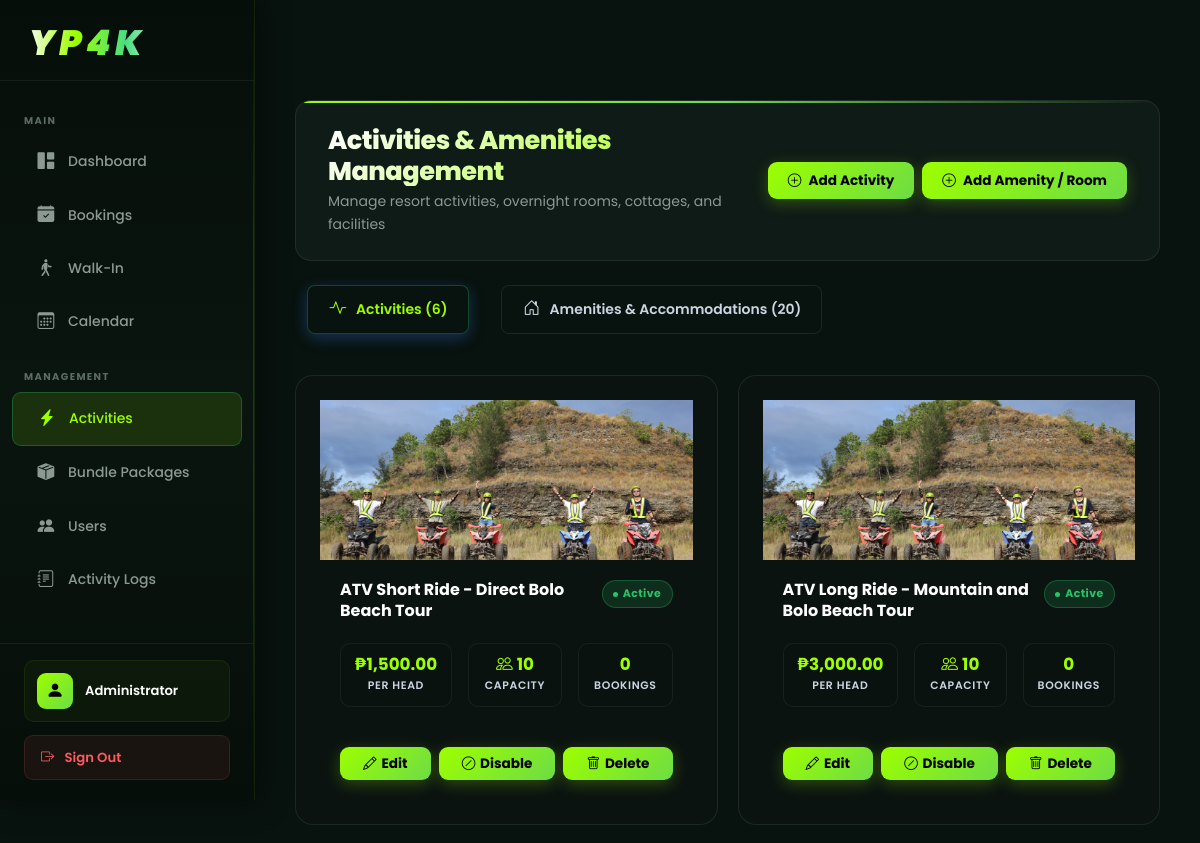
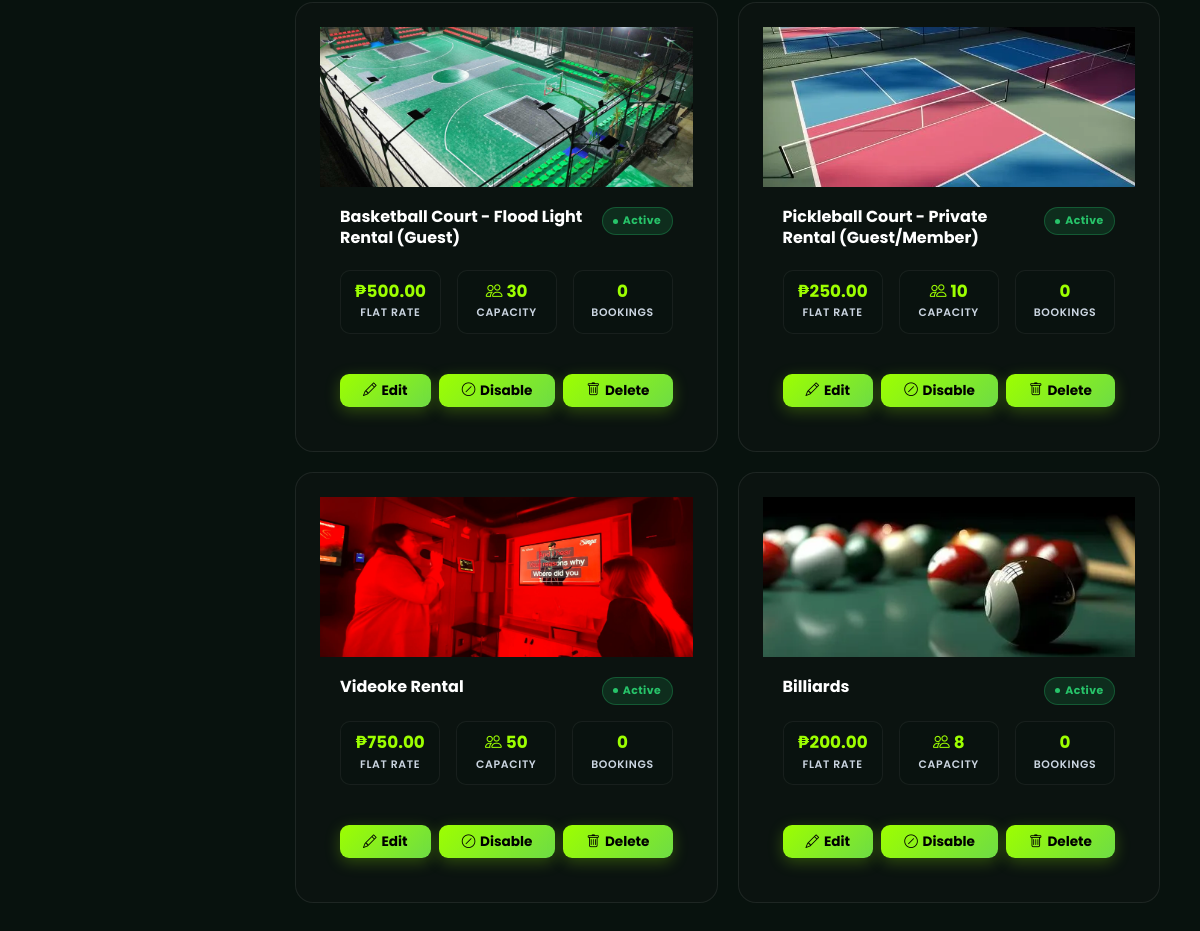
Screenshot of /Admin_Dashboard/activities.php (signed in) with the database file from the repository (2 pictures, top to bottom).
### tables this page shows
CREATE TABLE `activities` (
  `id` int(11) NOT NULL,
  `name` varchar(255) NOT NULL,
  `slug` varchar(255) NOT NULL,
  `description` text DEFAULT NULL,
  `price_per_hour` decimal(10,2) NOT NULL,
  `price_type` enum('per_head','per_hour','flat_rate') NOT NULL DEFAULT 'flat_rate',
  `min_duration_hours` decimal(4,2) NOT NULL DEFAULT 1.00,
  `max_duration_hours` decimal(4,2) NOT NULL DEFAULT 4.00,
  `capacity` int(11) NOT NULL DEFAULT 10,
  `daily_booking_limit` int(11) NOT NULL DEFAULT 10,
  `image_url` varchar(500) DEFAULT NULL,
  `is_active` tinyint(1) DEFAULT 1,
  `created_at` timestamp NOT NULL DEFAULT current_timestamp(),
  `updated_at` timestamp NOT NULL DEFAULT current_timestamp() ON UPDATE current_timestamp()
);

### Admin_Dashboard/activities.php (the view, shortened to what this page needs)
<?php
global $conn;
$query = "
    SELECT
        a.id,
        a.name,
        a.slug,
        a.description,
        a.price_per_hour,
        a.price_type,
        a.min_duration_hours,
        a.max_duration_hours,
        a.capacity,
        a.image_url,
        a.is_active,
        a.created_at,
        COUNT(CASE WHEN bs.name IN ('pending_review', 'approved') THEN b.id END) as total_bookings
    FROM activities a
    LEFT JOIN bookings b ON a.id = b.activity_id
    LEFT JOIN booking_status bs ON b.status_id = bs.id
    GROUP BY a.id
    ORDER BY a.created_at DESC
";
$stmt = $conn->prepare($query);
$stmt->execute();
$result = $stmt->get_result();
$activities = [];
while ($row = $result->fetch_assoc()) {
    $activities[] = $row;
}
$accQuery = "
    SELECT
        a.id,
        a.name,
        a.type,
        a.tour_type,
        a.description,
        a.base_capacity,
        a.capacity,
        a.extra_person_fee,
        a.price_per_night,
        a.price_per_day,
        a.amenities,
        a.image_url,
        a.is_active,
        a.created_at,
        COUNT(b.id) as total_bookings
    FROM accommodations a
    LEFT JOIN bookings b ON a.id = b.accommodation_id
    GROUP BY a.id
    ORDER BY a.type ASC, a.created_at DESC
";
$accStmt = $conn->prepare($accQuery);
$accStmt->execute();
$accResult = $accStmt->get_result();
$accommodations = [];
while ($row = $accResult->fetch_assoc()) {
    $accommodations[] = $row;
}
?>
<!DOCTYPE html>
<html lang="en">
<head>
    <link href="../assets/css/bootstrap.min.css" rel="stylesheet">
    <link rel="stylesheet" href="../css/resort-theme.css">
    <link rel="stylesheet" href="../css/dashboard-resort.css">
    <link rel="stylesheet" href="https://cdn.jsdelivr.net/npm/bootstrap-icons@1.11.0/font/bootstrap-icons.css">
    <link rel="stylesheet" href="components/sidebar.css">
    <link rel="stylesheet" href="components/navbar.css">
    <link rel="stylesheet" href="../css/admin-theme.css">
</head>
<body>
    <div id="mainContent" class="main-content">
        <div class="page-header">
            <div>
                <h1 class="page-title">Activities & Amenities Management</h1>
                <p class="text-muted">Manage resort activities, overnight rooms, cottages, and facilities</p>
            </div>
            <div class="page-actions d-flex gap-2 flex-wrap">
                <button class="btn-modern btn-primary" onclick="openAddActivityModal()">
                    <i class="bi bi-plus-circle"></i>
                    Add Activity
                </button>
                <button class="btn-modern" style="background: linear-gradient(135deg, #10b981, #059669); color: #fff; border: none; box-shadow: 0 4px 15px rgba(16,185,129,0.3);" onclick="openAddAccommodationModal()">
                    <i class="bi bi-plus-circle"></i>
                    Add Amenity / Room
                </button>
            </div>
        </div>
        <ul class="nav nav-pills mb-4 gap-2" id="managementTabs" role="tablist" style="padding-bottom: 1rem;">
            <li class="nav-item" role="presentation">
                <button class="nav-link active d-flex align-items-center gap-2" id="activities-tab" data-bs-toggle="pill" data-bs-target="#activities-section" type="button" role="tab" style="border-radius: 0.5rem; padding: 0.6rem 1.25rem; font-weight: 600;">
                    <i class="bi bi-activity"></i> Activities (<?php echo count($activities); ?>)
                </button>
            </li>
            <li class="nav-item" role="presentation">
                <button class="nav-link d-flex align-items-center gap-2" id="accommodations-tab" data-bs-toggle="pill" data-bs-target="#accommodations-section" type="button" role="tab" style="border-radius: 0.5rem; padding: 0.6rem 1.25rem; font-weight: 600;">
                    <i class="bi bi-house-door"></i> Amenities & Accommodations (<?php echo count($accommodations); ?>)
                </button>
            </li>
        </ul>
        <div class="tab-content" id="managementTabsContent">
            <div class="tab-pane fade show active" id="activities-section" role="tabpanel" aria-labelledby="activities-tab">
                <div class="activities-grid">
                    <?php if (count($activities) > 0): ?>
                        <?php foreach ($activities as $activity): ?>
                            <?php
                                $statusClass = $activity['is_active'] ? 'status-active' : 'status-inactive';
                                $statusText = $activity['is_active'] ? 'Active' : 'Inactive';
                                $icon = 'bi-activity';
                                $price = number_format($activity['price_per_hour'], 2);
                                $priceTypeLabels = [
                                    'per_head'  => 'Per Head',
                                    'per_hour'  => 'Per Hour',
                                    'flat_rate' => 'Flat Rate',
                                ];
                                $priceUnit = $priceTypeLabels[$activity['price_type'] ?? 'flat_rate'] ?? 'Per Hour';
                            ?>
                            <div class="activity-card">
                                <div class="activity-image position-relative">
                                    <?php if ($activity['image_url']): ?>
                                        <?php
                                            $activityImgSrc = $activity['image_url'];
                                            if (!preg_match('#^(https?:)?//#i', $activityImgSrc) && strpos($activityImgSrc, '/') !== 0 && strpos($activityImgSrc, '../') !== 0) {
                                                $activityImgSrc = '../' . ltrim($activityImgSrc, '/');
                                            }
                                        ?>
                                        <img src="<?php echo htmlspecialchars($activityImgSrc); ?>" alt="<?php echo htmlspecialchars($activity['name']); ?>" style="width: 100%; height: 100%; object-fit: cover;">
                                    <?php else: ?>
                                        <i class="bi <?php echo $icon; ?>"></i>
                                    <?php endif; ?>
                                </div>
                                <div class="activity-content">
                                    <div class="activity-header">
                                        <div>
                                            <h3 class="activity-title"><?php echo htmlspecialchars($activity['name']); ?></h3>
                                        </div>
                                        <span class="activity-status <?php echo $statusClass; ?>"><?php echo $statusText; ?></span>
                                    </div>
                                    <div class="activity-stats">
                                        <div class="stat-item">
                                            <div class="stat-value">&#8369;<?php echo $price; ?></div>
                                            <div class="stat-label"><?php echo htmlspecialchars($priceUnit); ?></div>
                                        </div>
                                        <div class="stat-item">
                                            <div class="stat-value"><i class="bi bi-people me-1"></i><?php echo $activity['capacity']; ?></div>
                                            <div class="stat-label">Capacity</div>
                                        </div>
                                        <div class="stat-item">
                                            <div class="stat-value"><?php echo $activity['total_bookings']; ?></div>
                                            <div class="stat-label">Bookings</div>
                                        </div>
                                    </div>
                                    <div class="activity-actions">
                                        <button class="btn-modern btn-primary" onclick="editActivity(<?php echo $activity['id']; ?>)">
                                            <i class="bi bi-pencil"></i> Edit
                                        </button>
                                        <button class="btn-modern <?php echo $activity['is_active'] ? 'btn-secondary' : 'btn-primary'; ?>" style="<?php echo $activity['is_active'] ? 'background:#d97706;border-color:#d97706;color:#fff;' : 'background:#10b981;border-color:#10b981;color:#fff;'; ?>" onclick="toggleActivityStatus(<?php echo $activity['id']; ?>, <?php echo $activity['is_active'] ? 0 : 1; ?>)">
                                            <i class="bi <?php echo $activity['is_active'] ? 'bi-slash-circle' : 'bi-check-circle'; ?>"></i>
                                            <?php echo $activity['is_active'] ? 'Disable' : 'Enable'; ?>
                                        </button>
                                        <button class="btn-modern btn-secondary" style="background:#ef4444;border-color:#ef4444;color:#fff;" onclick="deleteActivity(<?php echo $activity['id']; ?>)">
                                            <i class="bi bi-trash"></i> Delete
                                        </button>
                                    </div>
                                </div>
                            </div>
                        <?php endforeach; ?>
                    <?php endif; ?>
                </div>
            </div>
        </div>
    </div>
</body>
</html>

### css/resort-theme.css (style rules this page uses)
:root { --bg-primary: #08120E; --bg-secondary: #101B17; --bg-card: #15221D; --bg-card-2: #1A2B22; --bg-elevated: #1E3028; --nav-bg: rgba(9, 18, 15, 0.88); --accent: #9DFF00; --accent-2: #6EDC45; --accent-3: #4BBF2E; --accent-dim: rgba(157, 255, 0, 0.5); --glow: rgba(157, 255, 0, 0.18); --glow-sm: rgba(157, 255, 0, 0.08); --glow-lg: rgba(157, 255, 0, 0.25); --text: #FFFFFF; --text-2: #cbd5e1; --text-muted: #cbd5e1; --text-dim: #94a3b8; --success: #27C46A; --warning: #F7B731; --error: #FF5A5F; --info: #B8C4BE; --border: rgba(255, 255, 255, 0.08); --border-2: rgba(255, 255, 255, 0.04); --border-accent: rgba(157, 255, 0, 0.3); --border-hover: rgba(157, 255, 0, 0.5); --shadow-sm: 0 1px 4px rgba(0,0,0,0.5); --shadow-md: 0 4px 20px rgba(0,0,0,0.55); --shadow-lg: 0 10px 40px rgba(0,0,0,0.65); --shadow-xl: 0 20px 60px rgba(0,0,0,0.7); --shadow-glow: 0 0 30px rgba(157, 255, 0, 0.12); --shadow-glow-lg:0 0 60px rgba(157, 255, 0, 0.2); --radius-xs: 6px; --radius-sm: 10px; --radius-md: 14px; --radius-lg: 18px; --radius-xl: 24px; --radius-2xl: 32px; --t: all 0.3s cubic-bezier(0.4, 0, 0.2, 1); --t-fast: all 0.15s ease; --t-slow: all 0.5s cubic-bezier(0.4, 0, 0.2, 1); --font: 'Poppins', -apple-system, BlinkMacSystemFont, sans-serif; }
*, *::before, *::after { margin: 0; padding: 0; box-sizing: border-box; }
html { scroll-behavior: smooth; overflow-x: hidden; }
body { font-family: var(--font); background-color: var(--bg-primary); color: var(--text); min-height: 100vh; line-height: 1.65; overflow-x: hidden; -webkit-font-smoothing: antialiased; }

### Admin_Dashboard/components/sidebar.css (style rules this page uses)
:root { --sidebar-width: 255px; --sidebar-collapsed-width: 72px; --navbar-height: 68px; }
.nav-item { margin-bottom: 0.1rem; }
.nav-link { display: flex; align-items: center; gap: 0.75rem; padding: 0.75rem 1.5rem; color: #8C9992; text-decoration: none; transition: background 0.25s ease, color 0.25s ease; position: relative; font-weight: 500; font-size: 0.875rem; margin: 0 0.75rem; border-radius: 9px; white-space: nowrap; overflow: hidden; }
.nav-link.active { background: rgba(157, 255, 0, 0.1); color: #9DFF00; }
.nav-link.active::before { content: ''; position: absolute; left: -0.75rem; top: 20%; bottom: 20%; width: 3px; background: linear-gradient(180deg, #9DFF00, #6EDC45); border-radius: 2px; }
.nav-link i { font-size: 1.05rem; width: 20px; text-align: center; flex-shrink: 0; transition: color 0.25s ease; }
.nav-link:hover i, .nav-link.active i { color: #9DFF00; }

### Admin_Dashboard/activities.php (style rules this page uses)
.tab-content, .tab-pane, .activities-grid { background: transparent !important; border: none !important; box-shadow: none !important; }
.activity-card { background: #0b1310 !important; border: 1px solid rgba(255, 255, 255, 0.08) !important; border-radius: 18px; overflow: hidden; display: flex; flex-direction: column; height: 100%; }
.nav-pills .nav-link { background: #08120E !important; color: var(--text-secondary); border: 1px solid var(--border-color); transition: all 0.3s ease; }
.nav-pills .nav-link.active { background: linear-gradient(135deg, var(--accent-primary), #1d4ed8); color: #ffffff; border-color: var(--accent-primary); box-shadow: 0 4px 15px rgba(59, 130, 246, 0.3); }
.activity-card { display: flex; flex-direction: column; height: 100%; }
.activity-content { flex: 1; display: flex; flex-direction: column; justify-content: space-between; }
.activity-actions { margin-top: auto; display: flex; gap: 0.5rem; flex-wrap: wrap; }
.activity-actions .btn-modern { flex: 1 1 auto; min-width: 80px; padding: 0.45rem 0.6rem; font-size: 0.85rem; display: inline-flex; align-items: center; justify-content: center; gap: 0.3rem; }

### rows the page displays
activities: image_url (picture), name "ATV Short Ride - Direct Bolo Beach Tour", is_active "Active", price_per_hour "1,500.00", price_type "PER HEAD", capacity "10", total_bookings "0", shows "Disable"
activities: image_url (picture), name "ATV Long Ride - Mountain and Bolo Beach Tour", is_active "Active", price_per_hour "3,000.00", price_type "PER HEAD", capacity "10", total_bookings "0", shows "Disable"
activities: image_url (picture), name "Basketball Court - Flood Light Rental (Guest)", is_active "Active", price_per_hour "500.00", price_type "FLAT RATE", capacity "30", total_bookings "0", shows "Disable"
activities: image_url (picture), name "Pickleball Court - Private Rental (Guest/Member)", is_active "Active", price_per_hour "250.00", price_type "FLAT RATE", capacity "10", total_bookings "0", shows "Disable"
activities: image_url (picture), name "Videoke Rental", is_active "Active", price_per_hour "750.00", price_type "FLAT RATE", capacity "50", total_bookings "0", shows "Disable"
activities: image_url (picture), name "Billiards", is_active "Active", price_per_hour "200.00", price_type "FLAT RATE", capacity "8", total_bookings "0", shows "Disable"

### other values shown
count($activities) "6"
count($accommodations) "20"
